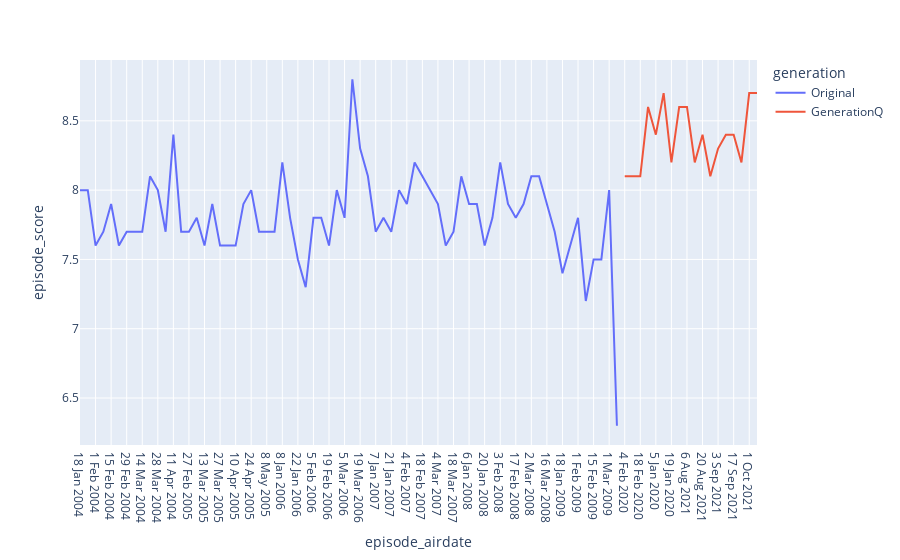

The cell this chart's notebook holds for it:
### Code cell
fig = px.line(df_tlw_all, x='episode_airdate', y='episode_score', color='generation')
fig.show()

### Figure 1 — Plotly figure (JSON) as saved in the notebook; plotly's stock layout.template omitted (floating-point values rounded to 4 significant figures)
{"data": [{"hovertemplate": "generation=Original<br>episode_airdate=%{x}<br>episode_score=%{y}<extra></extra>", "legendgroup": "Original", "line": {"color": "#636efa", "dash": "solid"}, "marker": {"symbol": "circle"}, "mode": "lines", "name": "Original", "orientation": "v", "showlegend": true, "type": "scatter", "x": ["18 Jan 2004", "25 Jan 2004", "1 Feb 2004", "8 Feb 2004", "15 Feb 2004", "22 Feb 2004", "29 Feb 2004", "7 Mar 2004", "14 Mar 2004", "21 Mar 2004", "28 Mar 2004", "4 Apr 2004", "11 Apr 2004", "20 Feb 2005", "27 Feb 2005", "6 Mar 2005", "13 Mar 2005", "20 Mar 2005", "27 Mar 2005", "3 Apr 2005", "10 Apr 2005", "17 Apr 2005", "24 Apr 2005", "1 May 2005", "8 May 2005", "15 May 2005", "8 Jan 2006", "15 Jan 2006", "22 Jan 2006", "29 Jan 2006", "5 Feb 2006", "12 Feb 2006", "19 Feb 2006", "26 Feb 2006", "5 Mar 2006", "12 Mar 2006", "19 Mar 2006", "26 Mar 2006", "7 Jan 2007", "14 Jan 2007", "21 Jan 2007", "28 Jan 2007", "4 Feb 2007", "11 Feb 2007", "18 Feb 2007", "25 Feb 2007", "4 Mar 2007", "11 Mar 2007", "18 Mar 2007", "25 Mar 2007", "6 Jan 2008", "13 Jan 2008", "20 Jan 2008", "27 Jan 2008", "3 Feb 2008", "10 Feb 2008", "17 Feb 2008", "24 Feb 2008", "2 Mar 2008", "9 Mar 2008", "16 Mar 2008", "23 Mar 2008", "18 Jan 2009", "25 Jan 2009", "1 Feb 2009", "8 Feb 2009", "15 Feb 2009", "22 Feb 2009", "1 Mar 2009", "8 Mar 2009"], "xaxis": "x", "y": [8, 8, 7.6, 7.7, 7.9, 7.6, 7.7, 7.7, 7.7, 8.1, 8, 7.7, 8.4, 7.7, 7.7, 7.8, 7.6, 7.9, 7.6, 7.6, 7.6, 7.9, 8, 7.7, 7.7, 7.7, 8.2, 7.8, 7.5, 7.3, 7.8, 7.8, 7.6, 8, 7.8, 8.8, 8.3, 8.1, 7.7, 7.8, 7.7, 8, 7.9, 8.2, 8.1, 8, 7.9, 7.6, 7.7, 8.1, 7.9, 7.9, 7.6, 7.8, 8.2, 7.9, 7.8, 7.9, 8.1, 8.1, 7.9, 7.7, 7.4, 7.6, 7.8, 7.2, 7.5, 7.5, 8, 6.3], "yaxis": "y"}, {"hovertemplate": "generation=GenerationQ<br>episode_airdate=%{x}<br>episode_score=%{y}<extra></extra>", "legendgroup": "GenerationQ", "line": {"color": "#EF553B", "dash": "solid"}, "marker": {"symbol": "circle"}, "mode": "lines", "name": "GenerationQ", "orientation": "v", "showlegend": true, "type": "scatter", "x": ["4 Feb 2020", "15 Dec 2019", "18 Feb 2020", "29 Dec 2019", "5 Jan 2020", "12 Jan 2020", "19 Jan 2020", "26 Jan 2020", "6 Aug 2021", "13 Aug 2021", "20 Aug 2021", "27 Aug 2021", "3 Sep 2021", "10 Sep 2021", "17 Sep 2021", "24 Sep 2021", "1 Oct 2021", "8 Oct 2021"], "xaxis": "x", "y": [8.1, 8.1, 8.1, 8.6, 8.4, 8.7, 8.2, 8.6, 8.6, 8.2, 8.4, 8.1, 8.3, 8.4, 8.4, 8.2, 8.7, 8.7], "yaxis": "y"}], "layout": {"legend": {"title": {"text": "generation"}, "tracegroupgap": 0}, "margin": {"t": 60}, "xaxis": {"anchor": "y", "domain": [0, 1], "title": {"text": "episode_airdate"}}, "yaxis": {"anchor": "x", "domain": [0, 1], "title": {"text": "episode_score"}}}}
